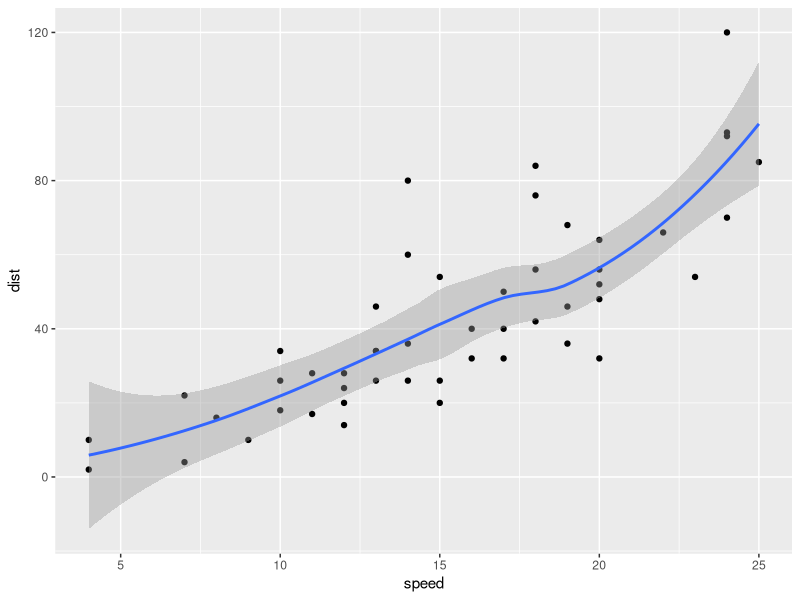
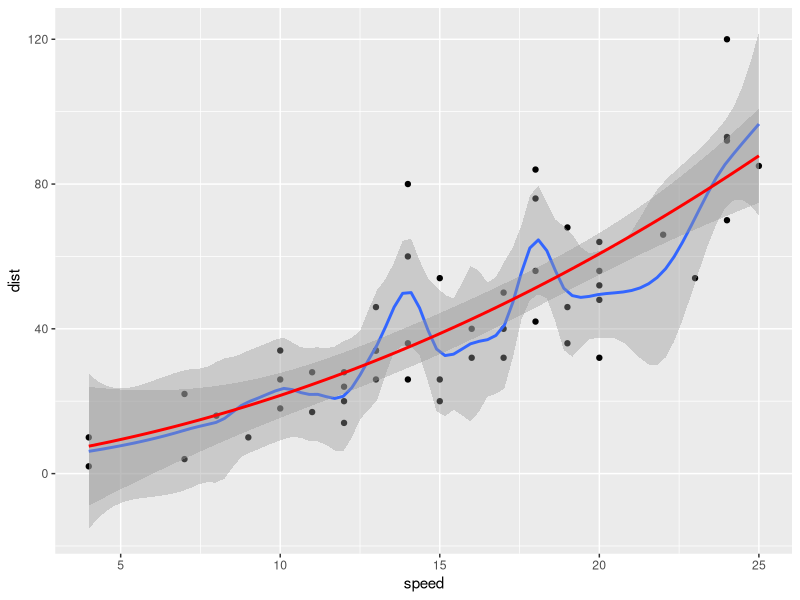
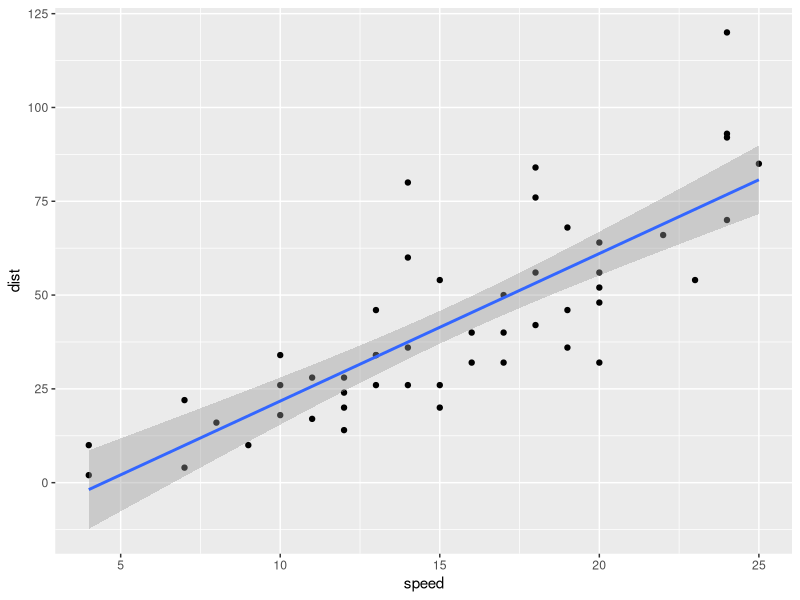
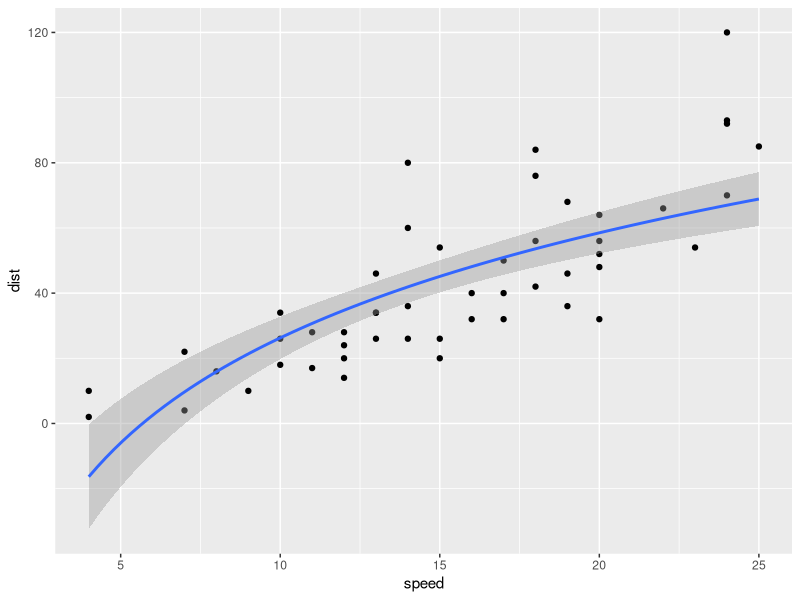
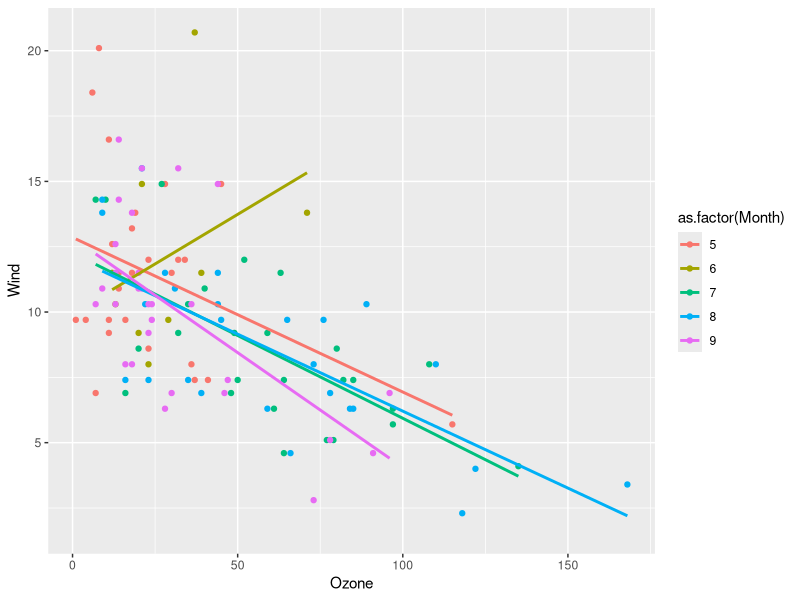

Write R code to recreate these figures, in order. (Note: this script raises an error after producing the figures.)
#'---
#' date: 2015-06-17
#' title: Cookbook. Statistics
#' author: Jonas Schöley
#' license: MIT
#' output:
#'   md_document:
#'     variant: markdown_github
#' ---

#' This document is supposed to give you some starting points for using
#' statistical transformations in ggplot. It is not complete in any way, nor is
#' it written in a didactic style. It is a cookbook, a collection of basic
#' recipes.

library(ggplot2)   # our plotting package
library(tidyr)     # for reshaping between wide and long format
library(dplyr)     # for general data transformation

#'## Smoothing Lines

#' It is straightforward to add a smoothing line to a scatterplot.
ggplot(cars, aes(x = speed, y = dist)) +
  geom_point() +
  geom_smooth()

#' We can change the degree of smoothing (only for loess method).
ggplot(cars, aes(x = speed, y = dist)) +
  geom_point() +
  geom_smooth(span = 0.3) +
  geom_smooth(span = 10, colour = "red")

#' We can change the method of smoothin to "linear model".
ggplot(cars, aes(x = speed, y = dist)) +
  geom_point() +
  geom_smooth(method = "lm")

#' We can change the model formula.
ggplot(cars, aes(x = speed, y = dist)) +
  geom_point() +
  geom_smooth(method = "lm", formula = y ~ log(x))

#' The smoothing also works groupwise if we specify groups. Note, that groupwise
#' smoothing only works for discrete variables (e.g. factors).
ggplot(airquality, aes(x = Ozone, y = Wind, colour = as.factor(Month))) +
  geom_point() +
  geom_smooth(method = "lm", se = FALSE)

#'## Summarising Data

#' Bin your data into categories (tabularise it) and plot the results as a
#' dotplot. Note: `..count..` is an internal ggplot variable. It was produced by
#' applying `stat_bin` (see `help("stat_bin")`) to our `diamonds` data and
#' represents the number of cases with a specific `color` in our data. Different
#' statistical transformations return different variables. Internal variables
#' are always surrounded by two dots. We can map them to aesthetics like we would
#' with variables in our data.
ggplot(diamonds, aes(x = color)) +
  geom_point(aes(y = ..count..), stat = "bin")

#' The `geom_bar` uses `stat_bin` as default as therefore produces roughly the
#' same plot without further specifications.
ggplot(diamonds, aes(x = color)) +
  geom_bar()

#' The binning also works for more than a single group.
ggplot(diamonds, aes(x = color)) +
  geom_point(aes(y = ..count.., shape = cut), stat = "bin") +
  geom_line(aes(y = ..count.., group = cut), stat = "bin")

#' Also very useful is `stat_summary`. It allows us to take all unique x or y
#' values and to summarise them in some way. E.g. take the mean of all y values
#' at every unique x and plot it as a line. This can be a good alternative more
#' elaborated smoothing methods.
ggplot(ChickWeight, aes(x = Time, y = weight)) +
  geom_point() +
  geom_line(stat = "summary", fun.y = "mean")

#' It also works groupwise.
ggplot(ChickWeight, aes(x = Time, y = weight, colour = Diet)) +
  geom_point() +
  geom_line(stat = "summary", fun.y = "mean")

#' Densities of 2d data.
ggplot(quakes, aes(x = long, y = lat)) +
  geom_density2d() +
  geom_polygon(aes(fill = ..level..),
               alpha = 0.2,
               stat = "density2d")

#'## Summarising Marginal Distributions

#' Plot marginal densities.
ggplot(cars, aes(x = dist)) +
  geom_density()
ggplot(cars, aes(x = speed)) +
  geom_density()

#' Add marginal distribution as "ticks" on axes.
ggplot(cars, aes(x = dist, y = speed)) +
  geom_point() +
  geom_rug()

#' Add marginal means as vertical and horizontal lines.
ggplot(cars, aes(x = dist, y = speed)) +
  geom_point() +
  geom_hline(aes(yintercept = mean(speed))) +
  geom_vline(aes(xintercept = mean(dist)))

#' Add groupwise marginal means as vertical and horizontal lines.
ggplot(mtcars, aes(x = hp, y = qsec, colour = as.factor(am))) +
  geom_point() +
  geom_line(yintercept = mean, stat = "hline") +
  geom_line(xintercept = mean, stat = "vline")
